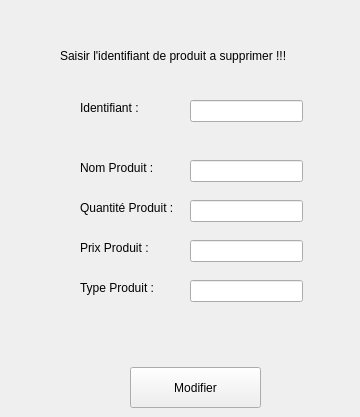
      <widget class="QWidget" name="tab_6">
       <attribute name="title">
        <string>Modifier Produit</string>
       </attribute>
       <widget class="QLabel" name="label_9">
        <property name="geometry">
         <rect>
          <x>80</x>
          <y>100</y>
          <width>71</width>
          <height>16</height>
         </rect>
        </property>
        <property name="text">
         <string>Identifiant :</string>
        </property>
       </widget>
       <widget class="QLabel" name="label_10">
        <property name="geometry">
         <rect>
          <x>80</x>
          <y>160</y>
          <width>81</width>
          <height>16</height>
         </rect>
        </property>
        <property name="text">
         <string>Nom Produit :</string>
        </property>
       </widget>
       <widget class="QLabel" name="label_11">
        <property name="geometry">
         <rect>
          <x>80</x>
          <y>200</y>
          <width>101</width>
          <height>16</height>
         </rect>
        </property>
        <property name="text">
         <string>Quantité Produit :</string>
        </property>
       </widget>
       <widget class="QLabel" name="label_12">
        <property name="geometry">
         <rect>
          <x>80</x>
          <y>240</y>
          <width>81</width>
          <height>16</height>
         </rect>
        </property>
        <property name="text">
         <string>Prix Produit :</string>
        </property>
       </widget>
       <widget class="QLabel" name="label_13">
        <property name="geometry">
         <rect>
          <x>80</x>
          <y>280</y>
          <width>81</width>
          <height>16</height>
         </rect>
        </property>
        <property name="text">
         <string>Type Produit :</string>
        </property>
       </widget>
       <widget class="QLabel" name="label_15">
        <property name="geometry">
         <rect>
          <x>60</x>
          <y>40</y>
          <width>291</width>
          <height>31</height>
         </rect>
        </property>
        <property name="text">
         <string>Saisir l'identifiant de produit a supprimer !!!</string>
        </property>
       </widget>
       <widget class="QLineEdit" name="identifiant_P_modif">
        <property name="geometry">
         <rect>
          <x>190</x>
          <y>100</y>
          <width>113</width>
          <height>22</height>
         </rect>
        </property>
       </widget>
       <widget class="QLineEdit" name="nom_P_modif">
        <property name="geometry">
         <rect>
          <x>190</x>
          <y>160</y>
          <width>113</width>
          <height>22</height>
         </rect>
        </property>
       </widget>
       <widget class="QLineEdit" name="quantite_P_modif">
        <property name="geometry">
         <rect>
          <x>190</x>
          <y>200</y>
          <width>113</width>
          <height>22</height>
         </rect>
        </property>
       </widget>
       <widget class="QLineEdit" name="prix_P_modif">
        <property name="geometry">
         <rect>
          <x>190</x>
          <y>240</y>
          <width>113</width>
          <height>22</height>
         </rect>
        </property>
       </widget>
       <widget class="QLineEdit" name="type_P_modif">
        <property name="geometry">
         <rect>
          <x>190</x>
          <y>280</y>
          <width>113</width>
          <height>22</height>
         </rect>
        </property>
       </widget>
       <widget class="QPushButton" name="modifier_produit">
        <property name="geometry">
         <rect>
          <x>130</x>
          <y>367</y>
          <width>131</width>
          <height>41</height>
         </rect>
        </property>
        <property name="styleSheet">
         <string notr="true"/>
        </property>
        <property name="text">
         <string>Modifier</string>
        </property>
       </widget>
      </widget>
